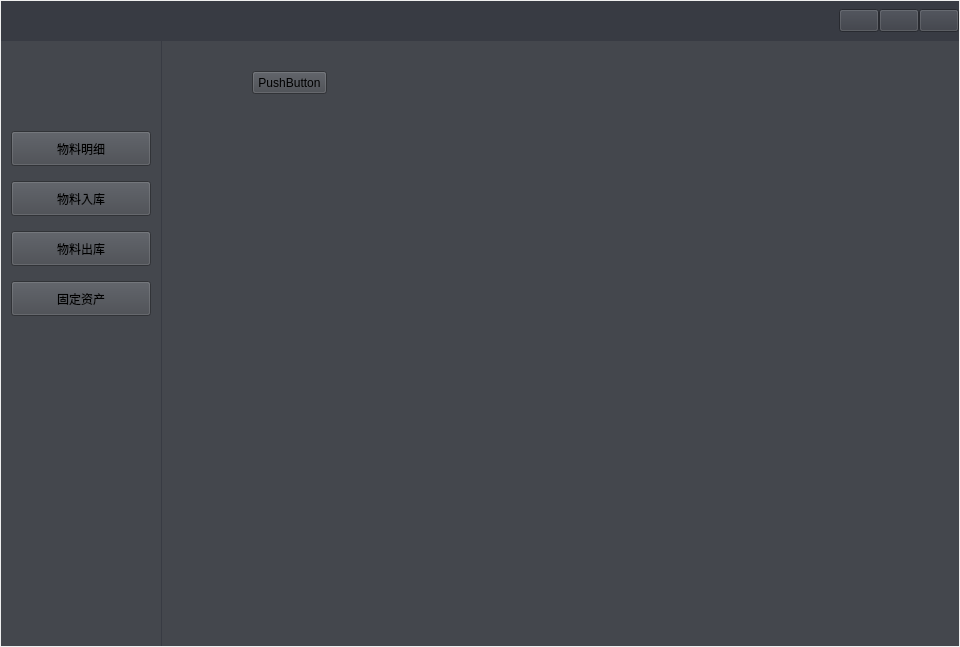
<?xml version="1.0" encoding="UTF-8"?>
<ui version="4.0">
 <class>Material</class>
 <widget class="QWidget" name="Material">
  <property name="geometry">
   <rect>
    <x>0</x>
    <y>0</y>
    <width>960</width>
    <height>647</height>
   </rect>
  </property>
  <property name="windowTitle">
   <string>Form</string>
  </property>
  <layout class="QVBoxLayout" name="verticalLayout">
   <property name="spacing">
    <number>0</number>
   </property>
   <property name="leftMargin">
    <number>1</number>
   </property>
   <property name="topMargin">
    <number>1</number>
   </property>
   <property name="rightMargin">
    <number>1</number>
   </property>
   <property name="bottomMargin">
    <number>1</number>
   </property>
   <item>
    <widget class="QWidget" name="material_title" native="true">
     <property name="minimumSize">
      <size>
       <width>0</width>
       <height>40</height>
      </size>
     </property>
     <property name="maximumSize">
      <size>
       <width>16777215</width>
       <height>40</height>
      </size>
     </property>
     <property name="styleSheet">
      <string notr="true">background-color: rgb(56, 59, 67);</string>
     </property>
     <layout class="QHBoxLayout" name="horizontalLayout_2">
      <property name="spacing">
       <number>0</number>
      </property>
      <property name="leftMargin">
       <number>0</number>
      </property>
      <property name="topMargin">
       <number>0</number>
      </property>
      <property name="rightMargin">
       <number>0</number>
      </property>
      <property name="bottomMargin">
       <number>0</number>
      </property>
      <item>
       <spacer name="horizontalSpacer">
        <property name="orientation">
         <enum>Qt::Horizontal</enum>
        </property>
        <property name="sizeHint" stdset="0">
         <size>
          <width>40</width>
          <height>20</height>
         </size>
        </property>
       </spacer>
      </item>
      <item>
       <widget class="QPushButton" name="material_min_btn">
        <property name="minimumSize">
         <size>
          <width>32</width>
          <height>23</height>
         </size>
        </property>
        <property name="text">
         <string/>
        </property>
       </widget>
      </item>
      <item>
       <widget class="QPushButton" name="material_max_restore_btn">
        <property name="minimumSize">
         <size>
          <width>32</width>
          <height>23</height>
         </size>
        </property>
        <property name="text">
         <string/>
        </property>
       </widget>
      </item>
      <item>
       <widget class="QPushButton" name="material_cose_btn">
        <property name="minimumSize">
         <size>
          <width>32</width>
          <height>23</height>
         </size>
        </property>
        <property name="text">
         <string/>
        </property>
       </widget>
      </item>
     </layout>
    </widget>
   </item>
   <item>
    <widget class="QWidget" name="widget" native="true">
     <property name="styleSheet">
      <string notr="true">background-color: rgb(56, 59, 67);</string>
     </property>
     <layout class="QHBoxLayout" name="horizontalLayout">
      <property name="spacing">
       <number>1</number>
      </property>
      <property name="leftMargin">
       <number>0</number>
      </property>
      <property name="topMargin">
       <number>0</number>
      </property>
      <property name="rightMargin">
       <number>0</number>
      </property>
      <property name="bottomMargin">
       <number>0</number>
      </property>
      <item>
       <widget class="QWidget" name="widget_2" native="true">
        <property name="minimumSize">
         <size>
          <width>160</width>
          <height>0</height>
         </size>
        </property>
        <property name="styleSheet">
         <string notr="true">background-color: rgb(68, 71, 77);</string>
        </property>
        <widget class="NavButton" name="material_detail_opt">
         <property name="geometry">
          <rect>
           <x>10</x>
           <y>90</y>
           <width>140</width>
           <height>35</height>
          </rect>
         </property>
         <property name="text">
          <string>物料明细</string>
         </property>
        </widget>
        <widget class="NavButton" name="material_incom_opt">
         <property name="geometry">
          <rect>
           <x>10</x>
           <y>140</y>
           <width>140</width>
           <height>35</height>
          </rect>
         </property>
         <property name="text">
          <string>物料入库</string>
         </property>
        </widget>
        <widget class="NavButton" name="material_out_opt">
         <property name="geometry">
          <rect>
           <x>10</x>
           <y>190</y>
           <width>140</width>
           <height>35</height>
          </rect>
         </property>
         <property name="text">
          <string>物料出库</string>
         </property>
        </widget>
        <widget class="NavButton" name="fixacc_opt">
         <property name="geometry">
          <rect>
           <x>10</x>
           <y>240</y>
           <width>140</width>
           <height>35</height>
          </rect>
         </property>
         <property name="text">
          <string>固定资产</string>
         </property>
        </widget>
       </widget>
      </item>
      <item>
       <widget class="QStackedWidget" name="material_stackedWidget">
        <property name="minimumSize">
         <size>
          <width>768</width>
          <height>581</height>
         </size>
        </property>
        <property name="styleSheet">
         <string notr="true">background-color: rgb(68, 71, 77);</string>
        </property>
        <widget class="QWidget" name="page">
         <widget class="QPushButton" name="pushButton">
          <property name="geometry">
           <rect>
            <x>90</x>
            <y>30</y>
            <width>75</width>
            <height>23</height>
           </rect>
          </property>
          <property name="text">
           <string>PushButton</string>
          </property>
         </widget>
        </widget>
        <widget class="QWidget" name="page_2">
         <widget class="QPushButton" name="pushButton_2">
          <property name="geometry">
           <rect>
            <x>60</x>
            <y>70</y>
            <width>75</width>
            <height>23</height>
           </rect>
          </property>
          <property name="text">
           <string>PushButton</string>
          </property>
         </widget>
        </widget>
        <widget class="QWidget" name="page_3">
         <widget class="QPushButton" name="pushButton_3">
          <property name="geometry">
           <rect>
            <x>200</x>
            <y>20</y>
            <width>75</width>
            <height>23</height>
           </rect>
          </property>
          <property name="text">
           <string>PushButton</string>
          </property>
         </widget>
        </widget>
        <widget class="QWidget" name="page_4">
         <widget class="QPushButton" name="pushButton_4">
          <property name="geometry">
           <rect>
            <x>310</x>
            <y>190</y>
            <width>75</width>
            <height>23</height>
           </rect>
          </property>
          <property name="text">
           <string>PushButton</string>
          </property>
         </widget>
        </widget>
       </widget>
      </item>
     </layout>
    </widget>
   </item>
  </layout>
 </widget>
 <customwidgets>
  <customwidget>
   <class>NavButton</class>
   <extends>QPushButton</extends>
   <header location="global">qnavbutton.h</header>
  </customwidget>
 </customwidgets>
 <resources/>
 <connections/>
</ui>
